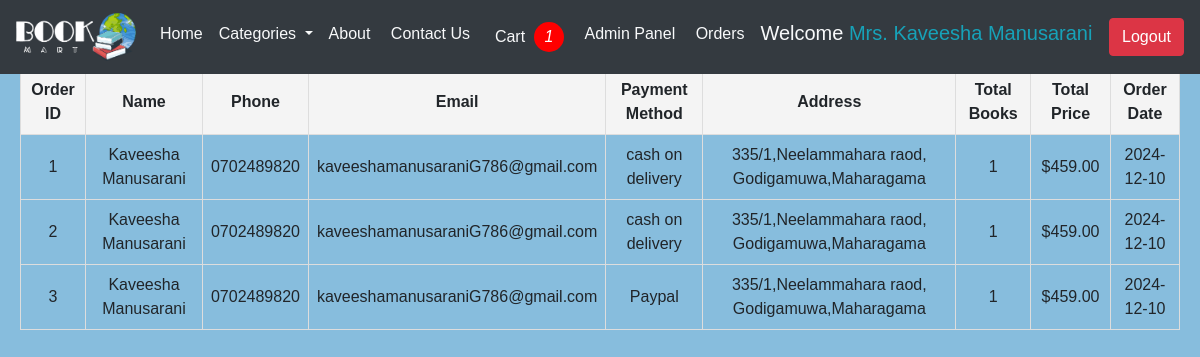
The app's page /order.php (signed in) with its own data.
### tables this page shows
CREATE TABLE `confirm_order` (
  `order_id` int(11) NOT NULL,
  `userID` int(11) NOT NULL,
  `name` varchar(255) NOT NULL,
  `number` varchar(15) NOT NULL,
  `email` varchar(255) NOT NULL,
  `payment_method` enum('cash on delivery','Debit card','Amazon Pay','Paypal','Google Pay') NOT NULL,
  `uAddress` text NOT NULL,
  `total_books` text NOT NULL,
  `total_price` decimal(10,2) NOT NULL,
  `order_date` date NOT NULL
);

### order.php (the view, shortened to what this page needs)
<?php
@include 'header.php';
@include 'configDatabase.php';
$sql = "SELECT * FROM confirm_order";
$result = $conn->query($sql);
?>
<!DOCTYPE html>
<html lang="en">
<head>
</head>
<body>
    <h1 class="title">Order Confirmation</h1>
    <table>
        <thead>
            <tr>
                <th>Order ID</th>
                <th>Name</th>
                <th>Phone</th>
                <th>Email</th>
                <th>Payment Method</th>
                <th>Address</th>
                <th>Total Books</th>
                <th>Total Price</th>
                <th>Order Date</th>
            </tr>
        </thead>
        <tbody>
            <?php
            if ($result->num_rows > 0) {
                while ($row = $result->fetch_assoc()) {
                    echo "<tr>
                        <td>{$row['order_id']}</td>
                        <td>{$row['name']}</td>
                        <td>{$row['number']}</td>
                        <td>{$row['email']}</td>
                        <td>{$row['payment_method']}</td>
                        <td>{$row['uAddress']}</td>
                        <td>{$row['total_books']}</td>
                        <td>\${$row['total_price']}</td>
                        <td>{$row['order_date']}</td>
                    </tr>";
                }
            } else {
                echo "<tr><td colspan='9'>No orders found</td></tr>";
            }
            ?>
        </tbody>
    </table>
</body>
</html>

### order.php (style rules this page uses)
body { font-family: Arial, sans-serif; margin: 20px; }
table { width: 100%; border-collapse: collapse; margin: 20px 0; }
table, th, td { border: 1px solid #ddd; }
th, td { padding: 8px; text-align: center; }
th { background-color: #f4f4f4; }
.title { text-align: center; margin-bottom: 20px; font-size: 24px; }

### records on screen
confirm_order: order_id "1", name "Kaveesha Manusarani", number "0702489820", email "kaveeshamanusaraniG786@gmail.com", payment_method "cash on delivery", uAddress "335/1,Neelammahara raod, Godigamuwa,Maharagama", total_books "1", total_price "459.00", order_date "2024-12-10"
confirm_order: order_id "2", name "Kaveesha Manusarani", number "0702489820", email "kaveeshamanusaraniG786@gmail.com", payment_method "cash on delivery", uAddress "335/1,Neelammahara raod, Godigamuwa,Maharagama", total_books "1", total_price "459.00", order_date "2024-12-10"
confirm_order: order_id "3", name "Kaveesha Manusarani", number "0702489820", email "kaveeshamanusaraniG786@gmail.com", payment_method "Paypal", uAddress "335/1,Neelammahara raod, Godigamuwa,Maharagama", total_books "1", total_price "459.00", order_date "2024-12-10"

### other values on screen
$cartCount "1"
$_SESSION['user_name'] "Kaveesha Manusarani"
